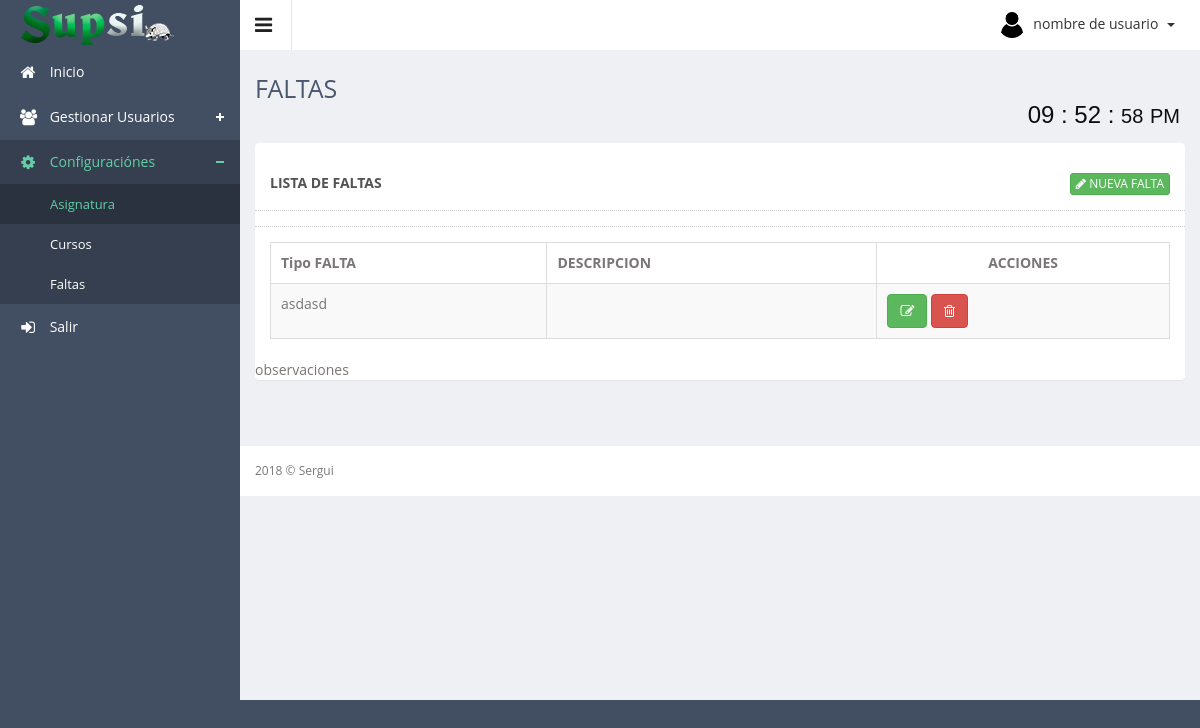
/app/controller/falta/, run on an earlier commit of the app's database.
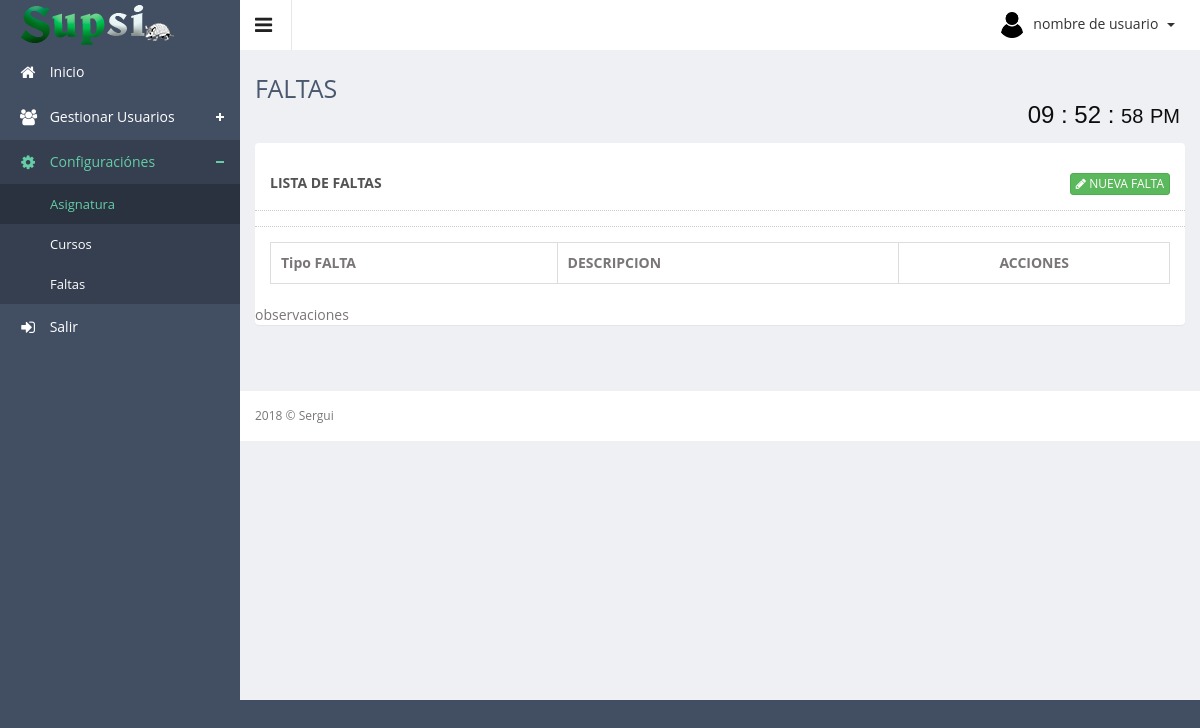
And on a later commit of the database.
### tables this page shows
CREATE TABLE `faltas` (
  `id_falta` int(11) NOT NULL AUTO_INCREMENT,
  `tipoFalta` varchar(50) DEFAULT NULL,
  `descripcion` varchar(200) DEFAULT NULL,
  `estado` tinyint(1) DEFAULT '1',
  PRIMARY KEY (`id_falta`)
);

### app/controller/falta/index.php (called while the page is built, shortened)
<?php
	require_once ("../../config/conexion.php");
	if (!($faltas = $con->query("SELECT * FROM faltas where estado=1"))) {
    	echo "Falló SELECT: (" . $con->errno . ") " . $con->error;
	}
	require_once ('../../../public/views/plantilla.php');
?>

### public/views/falta/index.php (the view, shortened to what this page needs)
<div class="row">
    <div class="col-sm-12">
        <section class="panel">
            <header class="panel-heading">
                <div class="row panel-heading">
                    LISTA DE FALTAS
                    <span class="pull-right">
                        <a href="#modal_Registrar" class="btn btn-xs btn-success" data-toggle="modal">
                            <span class="fa fa-pencil"></span> NUEVA FALTA
                        </a>
                    </span>
                </div>
            </header>
            <div class="panel-body">
                <div class="adv-table" >
                    <table  class="display table table-bordered table-striped" id="tbFalta">
                        <thead>
                            <tr>
                                <th>Tipo FALTA</th>
                                <th>DESCRIPCION</th>
                                <th class="text-center">ACCIONES</th>
                            </tr>
                        </thead>
                        <tbody>
                            <?php foreach ($faltas as $falta): ?>
                            <tr class="gradeX">
                                <td><?php echo $falta['tipoFalta']; ?></td>
								<td><?php echo $falta['descripcion']; ?></td>
                                <td >
                                    <a class="btn btn-success" href="#modalEditar" role="button" data-placement="top" title="Editar" data-toggle="modal" onclick="obtener_datos(<?php echo $falta['id_falta'] ?>)">
                                        <span class="fa fa-edit" ></span>
                                    </a>
                                    <a class="btn btn-danger" href="#modalEliminar" role="button" data-toggle="modal" data-placement="top" title="Eliminar" onclick="eliminar_datos(<?php echo $falta['id_falta'] ?>)">
                                        <span class="fa fa-trash-o"></span>
                                    </a>
                                </td>
                            </tr>
                        <?php endforeach ?>
                    </tbody>
                </table>
            </div>
        </div>
        <?php require_once 'modal_editar.php'; ?>
    </section>
</div>
</div>

What changed in the data, as far as the page shows it:
removed faltas: tipoFalta "asdasd"
